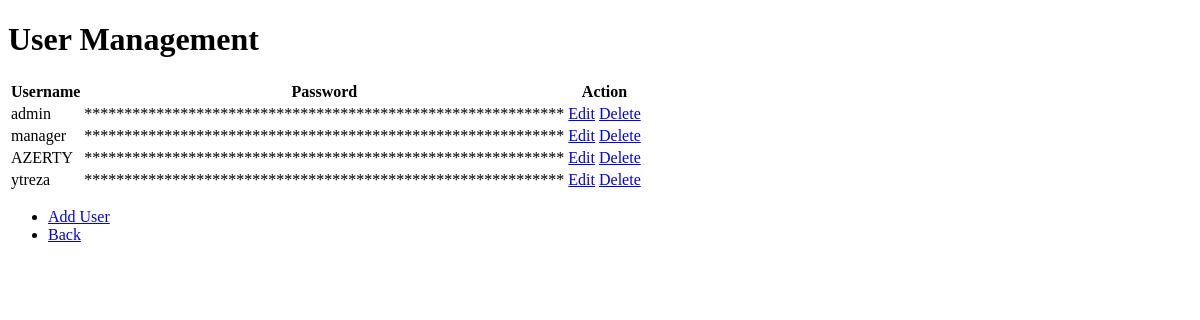
Before: /user_management with the older database file.
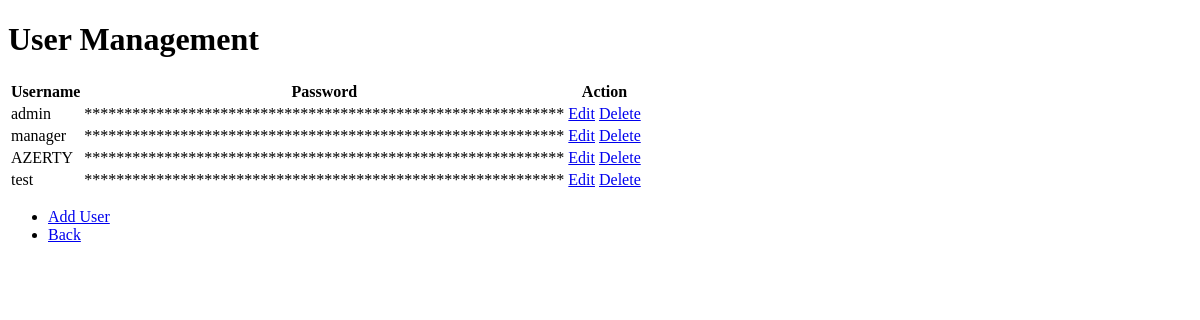
After: the same page with the newer database file.
### app.py (models this page shows, shortened)
class User(db.Model, UserMixin):
    id = db.Column(db.Integer, primary_key = True)
    username = db.Column(db.String(20), nullable = False, unique = True)
    password = db.Column(db.String(80), nullable = False)
    active= db.Column(db.Boolean, default=True, nullable=False)
    fs_uniquifier = db.Column(db.String(64), unique=True)
    childs = db.relationship('Children', backref='author', lazy=True)
    roles = db.relationship('Role', secondary= user_roles, lazy='joined',
                             backref=db.backref('users', lazy=True))

### app.py (the view)
@app.route('/user_management')
def user_management():
    users = User.query.all()
    return render_template('user_management.html', users=users)

### app.py (called while the page is built)
@app.template_filter('hide_password')
def hide_password(password):
    return '*' * len(password)

### templates/user_management.html (shortened to what this page needs)
<!DOCTYPE html>
<html>
<head>
</head>
<body>
    <h1>User Management</h1>
    <table>
        <thead>
            <tr>
                <th>Username</th>
                <th>Password</th>
                <th>Action</th>
            </tr>
        </thead>
        <tbody>
            {% for user in users %}
            <tr>
                <td>{{ user.username }}</td>
                <td>{{ user.password|hide_password }}</td>
                <td>
                    <a href="/edit_user/{{ user.id }}">Edit</a>
                    <a href="/delete_user/{{ user.id }}">Delete</a>
                </td>
            </tr>
            {% endfor %}
        </tbody>
    </table>
    <ul>
        <li><a href="/register">Add User</a></li>
        <li><a href="{{url_for('dashboard')}}">Back</a></li>
    </ul>
</body>
</html>

Changed rows visible on the page:
changed User: username "ytreza" → "test"
